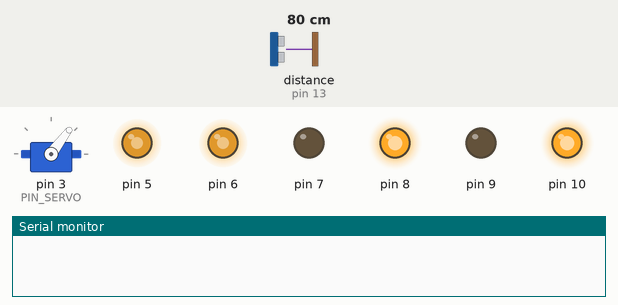
The program below on a simulated Arduino Uno, built with avr-gcc and run on an emulated ATmega328P. On the bench: servo, output pins drawn as LEDs (lit = HIGH), the last lines printed to the serial monitor. Wiring (inferred from the names in the program): ultrasonic range finder: trigger pin 12; echo pin 13. The inputs (shaded band) are chosen by the test bench; at power-on: distance to the obstacle (sensor on pin 13) 80 cm. The echo pulse lasts 58.3 µs per cm; random numbers use the default seed unless the program sets one; pins used as bus, display or sensor lines are not drawn.

Above: at 1.7 s.
1.8 s: distance to the obstacle (sensor on pin 13) set to 23 cm
3.3 s: distance to the obstacle (sensor on pin 13) set to 19 cm
At 6.2 s:
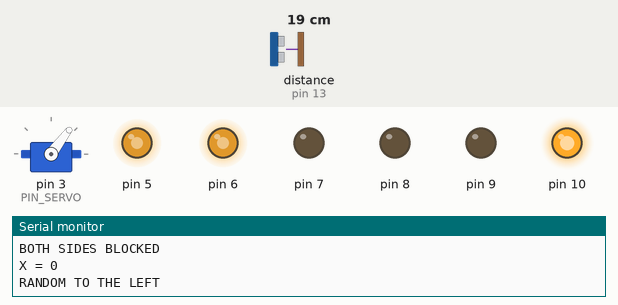
6.3 s: distance to the obstacle (sensor on pin 13) set to 35 cm
At 7.7 s:
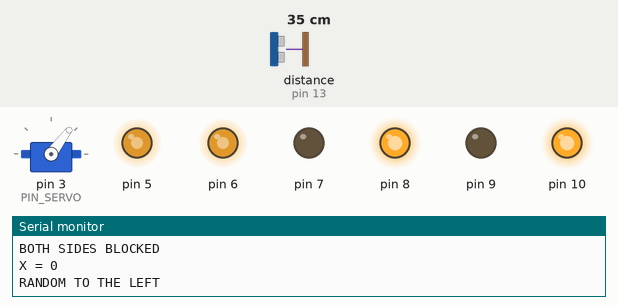
8.4 s: distance to the obstacle (sensor on pin 13) set to 2 cm
At 11.3 s:
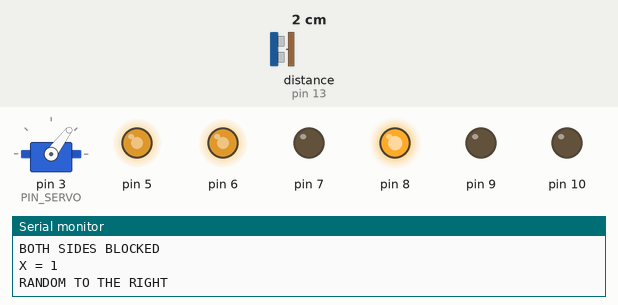
11.4 s: distance to the obstacle (sensor on pin 13) set to 60 cm
At 12.6 s:
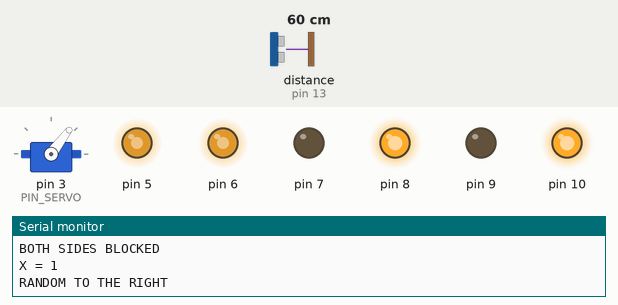
Timing chart, 0 to 14.4 s (numbered marks = the images above; inputs shaded):
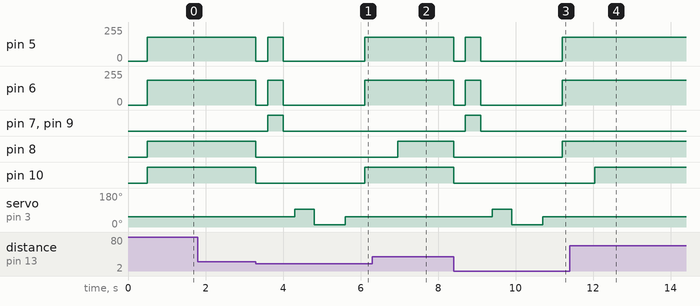

The program:

main.cpp
```cpp
#include <Arduino.h>
#include "Config.h"

#include "RobotController.h"

MotorDriver motors;
UltrasonicSensor ultrasonic;
ServoScanner scanner(ultrasonic);
RobotController robot(motors,scanner);

void setup() {
  Serial.begin(Config::SERIAL_BAUD);
  robot.begin();
}

void loop() {

  robot.update();

}
```

RobotController.h
```cpp
#pragma once
#include <Arduino.h>
#include "MotorDriver.h"
#include "ServoScanner.h"

class RobotController
{
public:
    RobotController(MotorDriver& motors , ServoScanner& scanner);

    void begin();
    void update();

private:
    MotorDriver& motorDriver;
    ServoScanner& servoScanner;

    enum class State {
        FORWARD,
        STOPPING,
        REVERSING,
        STOP_AFTER_REVERSE,
        SCAN_LEFT,
        SCAN_RIGHT,
        CENTERING,
        DECIDING,
        TURNING,
        RECOVERY
    };


    State currentState;

    unsigned long stateStartTime;

    int leftDistance;
    int rightDistance;

    void changeState(State newState);

};
```

ServoScanner.h
```cpp
#pragma once
#include <Arduino.h>
#include <Servo.h>
#include "UltrasonicSensor.h"

class ServoScanner
{
public:
    ServoScanner(UltrasonicSensor& sensor);
    void begin();

    void lookLeft();
    void lookRight();
    void backcenter();

    int measure();
private:
    Servo servo;
    UltrasonicSensor& ultrasonic;
};
```

UltrasonicSensor.h
```cpp
#pragma once
#include <Arduino.h>

class UltrasonicSensor{
public:
    UltrasonicSensor();
    void begin();
    int getDistance();

};
```

RobotController.cpp
```cpp
#include "RobotController.h"
#include "Config.h"


RobotController::RobotController(MotorDriver& motors, ServoScanner& scanner)
:motorDriver(motors),servoScanner(scanner),currentState(State::FORWARD),
stateStartTime(0),leftDistance(0),rightDistance(0){}


void RobotController::begin(){
    randomSeed(analogRead(A0));//assumes that A0 is not being used by another sensor

    motorDriver.begin();
    servoScanner.begin();

    motorDriver.stop();
    changeState(State::FORWARD);
}

void RobotController::changeState(State newState){
    currentState=newState;
    stateStartTime = millis(); //the exact transition time
    if(newState == State::FORWARD){
        motorDriver.forward();
    }else if(newState == State::REVERSING){
        motorDriver.backward();
    }
}

void RobotController::update(){
    switch (currentState)
    {
    case State::FORWARD:
    {
        int frontDistance = servoScanner.measure();
        if (frontDistance <= Config::OBSTACLE_THRESHOLD_CM){
            motorDriver.stop();
            changeState(State::STOPPING);
        }
        break;
    }//beacuse she has a local variable

    case State::STOPPING:
        if(millis()-stateStartTime >= Config::STOP_BEFORE_REVERSE_MS){
            changeState(State::REVERSING);
        }
        break;

    case State::REVERSING:
        if(millis()-stateStartTime >= Config::REVERSE_DURATION_MS){
            motorDriver.stop();
            changeState(State::STOP_AFTER_REVERSE);
        }
        break;

    case State::STOP_AFTER_REVERSE:
        if(millis()-stateStartTime >= Config::STOP_AFTER_REVERSE_MS){
            servoScanner.lookLeft();
            changeState(State::SCAN_LEFT);
        }
        break;

    case State::SCAN_LEFT:
        if(millis()-stateStartTime >= Config::SERVO_SIDE_SETTLE_MS){
            leftDistance = servoScanner.measure();
            Serial.print("\nLEFT: ");Serial.print(leftDistance);Serial.println(" cm");

            servoScanner.lookRight();
            changeState(State::SCAN_RIGHT);
        }
        break;

    case State::SCAN_RIGHT:
        if(millis()-stateStartTime >= Config::SERVO_SIDE_TO_SIDE_MS){
            rightDistance = servoScanner.measure();
            Serial.print("RIGHT: ");Serial.print(rightDistance);Serial.println(" cm");

            servoScanner.backcenter();
            changeState(State::CENTERING);
        }
        break;


    case State::CENTERING:
        if(millis()-stateStartTime >= Config::SERVO_RETURN_CENTER_MS){
            changeState(State::DECIDING);
        }
        break;

    case State::DECIDING:
        if(leftDistance<=Config::OBSTACLE_THRESHOLD_CM && rightDistance<=Config::OBSTACLE_THRESHOLD_CM){
            Serial.println("BOTH SIDES BLOCKED");
            int x = random(2);
            Serial.print("X = ");Serial.println(x);
            if(x==0){
                motorDriver.turnLeft();Serial.println("RANDOM TO THE LEFT");
            }else{
                motorDriver.turnRight();Serial.println("RANDOM TO THE RIGHT");
            }

            changeState(State::RECOVERY);
        }else if(leftDistance>rightDistance){
            Serial.println("DECISION LEFT");
            motorDriver.turnLeft();
            changeState(State::TURNING);
        }else{
            Serial.println("DECISION RIGHT");
            motorDriver.turnRight();
            changeState(State::TURNING);
        }
        break;

    case State::TURNING:
        if (millis() - stateStartTime >= Config::TURN_DURATION_MS){
            motorDriver.stop();
            changeState(State::FORWARD);
        }
        break;

    case State::RECOVERY:
        if(millis()-stateStartTime>=Config::RECOVERY_TURN_DURATION_MS){
            motorDriver.stop();
            changeState(State::FORWARD);
        }
        break;

    default:
        break;
    }
}
```

ServoScanner.cpp
```cpp
#include "ServoScanner.h"
#include "Config.h"


ServoScanner::ServoScanner(UltrasonicSensor& sensor):ultrasonic(sensor){
                                                                        }

void ServoScanner::begin(){
    ultrasonic.begin();

    servo.attach(Config::PIN_SERVO);
    servo.write(Config::SERVO_CENTER_ANGLE);
    delay(500);
}


void ServoScanner::lookLeft(){
    servo.write(Config::SERVO_LEFT_ANGLE);
}
void ServoScanner::lookRight(){
    servo.write(Config::SERVO_RIGHT_ANGLE);
}

void ServoScanner::backcenter(){
    servo.write(Config::SERVO_CENTER_ANGLE);
}


int ServoScanner::measure(){
    return ultrasonic.getDistance();
}
```

UltrasonicSensor.cpp
```cpp
#include "Config.h"
#include "UltrasonicSensor.h"

UltrasonicSensor::UltrasonicSensor(){
                                        }

void UltrasonicSensor::begin(){
    pinMode(Config::TRIG,OUTPUT);
    pinMode(Config::ECHO,INPUT);
}

int UltrasonicSensor::getDistance(){
    digitalWrite(Config::TRIG,LOW);
    delayMicroseconds(2);

    digitalWrite(Config::TRIG,HIGH);
    delayMicroseconds(10);

    digitalWrite(Config::TRIG,LOW);


    unsigned long duration = pulseIn(Config::ECHO,HIGH,30000);

    if (duration==0)
        return Config::NO_ECHO_DISTANCE_CM;

    int distance = duration * 0.0343 / 2;
    return distance;
}
                                    
```

Config.h
```cpp
#pragma once
#include<Arduino.h>

namespace Config
{
    //Motor
    constexpr uint8_t ENA = 5;
    constexpr uint8_t ENB = 6;
    constexpr uint8_t IN1 = 7;
    constexpr uint8_t IN2 = 8;
    constexpr uint8_t IN3 = 9;
    constexpr uint8_t IN4 = 10;

    constexpr uint8_t LEFT_MOTOR_SPEED  = 180;
    constexpr uint8_t RIGHT_MOTOR_SPEED = 185;
    constexpr unsigned long TURN_DURATION_MS = 500; //duration for the car to turn left/right

    //Ultrasonic sensor
    constexpr uint8_t TRIG = 12;
    constexpr uint8_t ECHO = 13;
    constexpr uint16_t MAX_DISTANCE = 200;
    constexpr uint16_t NO_ECHO_DISTANCE_CM = MAX_DISTANCE + 40;
    constexpr int OBSTACLE_THRESHOLD_CM = 20; //int not uint16_t because we will compare it with an int

    //Servo
    constexpr uint8_t PIN_SERVO = 3;
    constexpr int SERVO_CENTER_ANGLE = 53;
    constexpr int SERVO_LEFT_ANGLE   = SERVO_CENTER_ANGLE + 40;
    constexpr int SERVO_RIGHT_ANGLE  = SERVO_CENTER_ANGLE - 40;
    constexpr unsigned long SERVO_SIDE_SETTLE_MS = 500;
    constexpr unsigned long SERVO_RETURN_CENTER_MS = 500;
    constexpr unsigned long SERVO_SIDE_TO_SIDE_MS = 800;


    constexpr uint32_t SERIAL_BAUD = 9600;


    // ...
    constexpr unsigned long STOP_BEFORE_REVERSE_MS = 300;
    constexpr unsigned long STOP_AFTER_REVERSE_MS = 300;
    constexpr unsigned long REVERSE_DURATION_MS = 400;

    //RECOVERY
    constexpr unsigned long RECOVERY_TURN_DURATION_MS = 850;
}
```

MotorDriver.h
```cpp
#pragma once
#include<Arduino.h>

class MotorDriver{
public:
    MotorDriver();
    void begin();
    void forward();
    void backward();
    void stop();
    void turnLeft();
    void turnRight();

private:
    void setSpeed(uint8_t leftSpeed, uint8_t rightSpeed);
};
```

MotorDriver.cpp
```cpp
#include "MotorDriver.h"
#include "Config.h"

MotorDriver::MotorDriver(){
                            }

void MotorDriver::setSpeed(uint8_t leftSpeed, uint8_t rightSpeed){
    analogWrite(Config::ENA, leftSpeed);
    analogWrite(Config::ENB, rightSpeed);
}

void MotorDriver::begin(){
    pinMode(Config::ENA,OUTPUT);
    pinMode(Config::ENB,OUTPUT);

    pinMode(Config::IN1,OUTPUT);
    pinMode(Config::IN2,OUTPUT);
    pinMode(Config::IN3,OUTPUT);
    pinMode(Config::IN4,OUTPUT);
    stop();
}

void MotorDriver::stop(){
    setSpeed(0,0);

    digitalWrite(Config::IN1,LOW);
    digitalWrite(Config::IN2,LOW);
    digitalWrite(Config::IN3,LOW);
    digitalWrite(Config::IN4,LOW);

}

void MotorDriver::forward(){
    setSpeed(Config::LEFT_MOTOR_SPEED , Config::RIGHT_MOTOR_SPEED);

    digitalWrite(Config::IN1,LOW);
    digitalWrite(Config::IN2,HIGH);
    digitalWrite(Config::IN3,LOW);
    digitalWrite(Config::IN4,HIGH);

}
void MotorDriver::backward(){
    setSpeed(Config::LEFT_MOTOR_SPEED , Config::RIGHT_MOTOR_SPEED);

    digitalWrite(Config::IN1,HIGH);
    digitalWrite(Config::IN2,LOW);
    digitalWrite(Config::IN3,HIGH);
    digitalWrite(Config::IN4,LOW);

}

void MotorDriver::turnLeft(){
    setSpeed(Config::LEFT_MOTOR_SPEED,Config::RIGHT_MOTOR_SPEED);

    digitalWrite(Config::IN1,LOW);
    digitalWrite(Config::IN2,LOW);
    digitalWrite(Config::IN3,LOW);
    digitalWrite(Config::IN4,HIGH);

}
void MotorDriver::turnRight(){
    setSpeed(Config::LEFT_MOTOR_SPEED,Config::RIGHT_MOTOR_SPEED);

    digitalWrite(Config::IN1,LOW);
    digitalWrite(Config::IN2,HIGH);
    digitalWrite(Config::IN3,LOW);
    digitalWrite(Config::IN4,LOW);
}
```

Measured:
- the behaviour switches between 22 and 21 cm on distance to the obstacle (sensor on pin 13) (found by bisection; images 0 and 1)
- after the input at 1.8 s, every drawn part: stays the same
- after the input at 3.3 s, pin 5: 180/255 → 0/255 at once, → 180/255 0.30 s later, → 0/255 0.40 s later, → 180/255 2.1 s later; pin 6: 185/255 → 0/255 at once, → 185/255 0.30 s later, → 0/255 0.40 s later, → 185/255 2.1 s later
- after the input at 6.3 s, pin 8: LOW → HIGH after 0.66 s
- after the input at 8.4 s, pin 5: 180/255 → 0/255 at once, → 180/255 0.30 s later, → 0/255 0.40 s later, → 180/255 2.1 s later; pin 6: 185/255 → 0/255 at once, → 185/255 0.30 s later, → 0/255 0.40 s later, → 185/255 2.1 s later
- after the input at 11.4 s, pin 10: LOW → HIGH after 0.65 s
